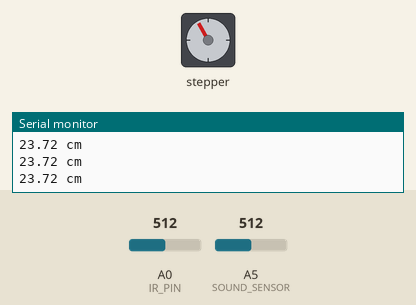
This sketch was run on a simulated Arduino Uno, built with avr-gcc and run on an emulated ATmega328P. Shown: stepper motor, the last lines printed to the serial monitor. Wiring (inferred from the names in the program): stepper motor (2048 steps per turn assumed): coils pin 9, pin 10, pin 11, pin 12. The inputs (shaded band) are chosen by the test bench; at power-on: A0 (IR_PIN) = 512, A5 (SOUND_SENSOR) = 512. Random numbers use the default seed unless the sketch sets one.

Above: at 1.2 s.
1.3 s: A0 (IR_PIN) set to 0
At 2.08 s:
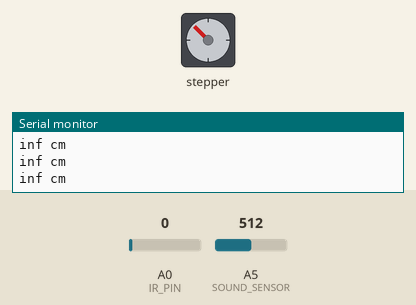
4.3 s: A5 (SOUND_SENSOR) set to 10
At 4.45 s:
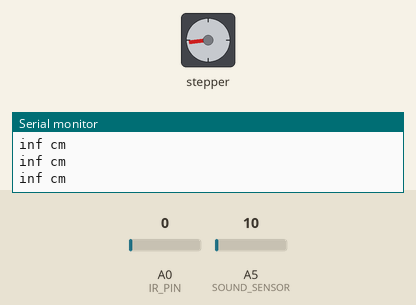
7.3 s: A5 (SOUND_SENSOR) set to 30
At 8.86 s:
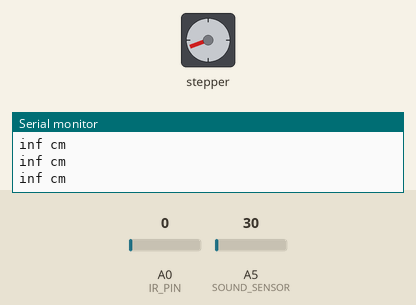
10.3 s: A0 (IR_PIN) set to 20
At 10.49 s:
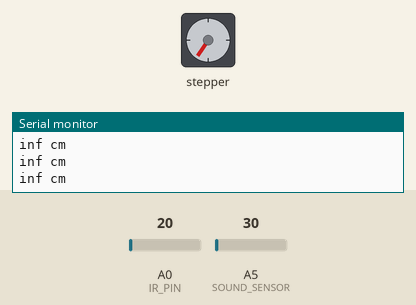
16.3 s: A5 (SOUND_SENSOR) set to 0
19.3 s: A5 (SOUND_SENSOR) set to 122
Timing chart, 0 to 23.3 s (numbered marks = the images above; inputs shaded):
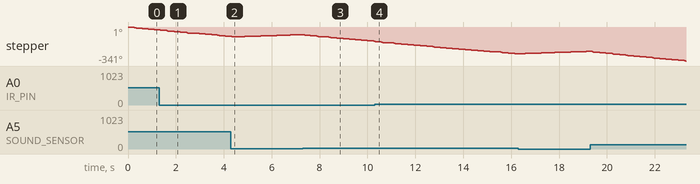

The sketch:

IR_Stepper.ino
```cpp
#define STEPS_IN_A_DAY 86400
#define IR_PIN 0
#define MIN_DISTANCE 10.0f
#define IR_DISTANCE 50.0f
#define STEPPER_PIN_1 9
#define STEPPER_PIN_2 10
#define STEPPER_PIN_3 11
#define STEPPER_PIN_4 12
#define SOUND_SENSOR A5 // the piezo is connected to analog pin 0
#define SOUND_THRESH 20  // threshold value to decide when the detected sound is valid

#define CLOCKWISE true
#define ANTICLOCKWISE false

int stepNumber = 0;
int interactionType = 0; // 0 means no input, 1 means i see movement, 2 means i
// hear sound

void stepOne()
{
  digitalWrite(STEPPER_PIN_1, HIGH);
  digitalWrite(STEPPER_PIN_2, LOW);
  digitalWrite(STEPPER_PIN_3, LOW);
  digitalWrite(STEPPER_PIN_4, LOW);
}

void stepTwo()
{
  digitalWrite(STEPPER_PIN_1, LOW);
  digitalWrite(STEPPER_PIN_2, HIGH);
  digitalWrite(STEPPER_PIN_3, LOW);
  digitalWrite(STEPPER_PIN_4, LOW);
}

void stepThree()
{
  digitalWrite(STEPPER_PIN_1, LOW);
  digitalWrite(STEPPER_PIN_2, LOW);
  digitalWrite(STEPPER_PIN_3, HIGH);
  digitalWrite(STEPPER_PIN_4, LOW);
}

void stepFour()
{
  digitalWrite(STEPPER_PIN_1, LOW);
  digitalWrite(STEPPER_PIN_2, LOW);
  digitalWrite(STEPPER_PIN_3, LOW);
  digitalWrite(STEPPER_PIN_4, HIGH);
}

void fullStepClockwise()
{
  switch (stepNumber)
  {
    case 0:
      stepOne();
      break;
    case 1:
      stepTwo();
      break;
    case 2:
      stepThree();
      break;
    case 3:
      stepFour();
      break;
  }
}

void fullStepCounterClockwise()
{
  switch (stepNumber)
  {
    case 0:
      stepFour();
      break;
    case 1:
      stepThree();
      break;
    case 2:
      stepTwo();
      break;
    case 3:
      stepOne();
      break;
  }
}

void oneFullStep(bool dir)
{
  if (dir)
    fullStepClockwise();
  else
    fullStepCounterClockwise();

  stepNumber++;
  if (stepNumber > 3)
    stepNumber = 0;
}

void oneBigStep(bool direction)
{
  // direction:
  // false = Anti-clockwise when axle facing up
  // true = clockwise when axle facing up

  oneFullStep(direction);
  delay(2);
}

void goAntiClockwiseForAWhile(int steps)
{
  for (int i = 0; i < steps; i++)
    oneBigStep(ANTICLOCKWISE);
    delay(100);
}

void setup()
{
  Serial.begin(9600);
  pinMode(STEPPER_PIN_1, OUTPUT);
  pinMode(STEPPER_PIN_2, OUTPUT);
  pinMode(STEPPER_PIN_3, OUTPUT);
  pinMode(STEPPER_PIN_4, OUTPUT);
}

void loop()
{
  float volts = analogRead(IR_PIN) * 0.0048828125;
  float distance = 65 * pow(volts, -1.10);
  int soundReading = analogRead(SOUND_SENSOR);

  int FIVE_SECOND_DELAY = 5000;
  int TWO_SECOND_DELAY = 2000; // in miliseconds;
  int ONE_SECOND_DELAY = 1000;

  interactionType = 0;
  if (distance < IR_DISTANCE && distance > MIN_DISTANCE)
    interactionType = 1;

  if (soundReading > SOUND_THRESH)
    interactionType = 2;

  switch (interactionType)
  {
    case 0:
      for (int i = 0; i < 5; i++)
        oneBigStep(CLOCKWISE);
      break;
    case 1:
      delay(FIVE_SECOND_DELAY);
      break;
    case 2:
      goAntiClockwiseForAWhile(random(20, 50));
      // delay(ONE_SECOND_DELAY);
      break;
  }

  Serial.print(distance);
  Serial.println(" cm");
  // Serial.print("Sound: ");
  // Serial.println(soundReading);

  delay(100);
}
```
